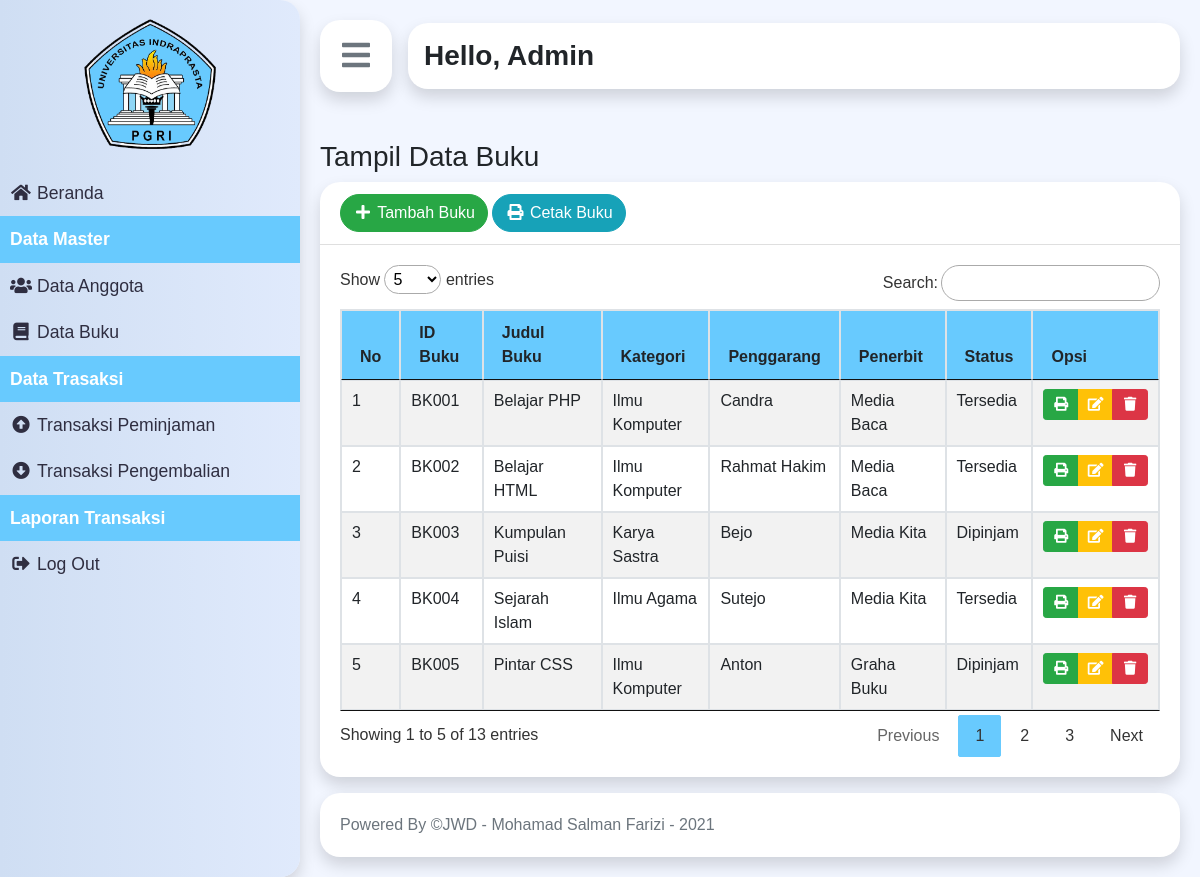
The app's page /index.php?p=buku (signed in) with its own data.
### tables this page shows
CREATE TABLE `tbbuku` (
  `idbuku` varchar(5) NOT NULL,
  `judulbuku` varchar(50) NOT NULL,
  `kategori` varchar(50) NOT NULL,
  `pengarang` varchar(40) NOT NULL,
  `penerbit` varchar(40) NOT NULL,
  `status` varchar(10) NOT NULL
);

### pages/buku.php (the view)
<?php
require('./controller/connection.php');
$buku = mysqli_query($con, "SELECT * FROM tbbuku");
?>
<div>
    <h3>Tampil Data Buku</h3>
</div>
<div class="card border-0 shadow">
    <div class="card-header">
        <a href="index.php?p=bukuCreate" class="btn btn-success rounded-pill"><i class="fas fa-fw fa-plus"></i> Tambah Buku</a>
        <a target="_blank" href="pages/cetakSemuaBuku.php" class="btn btn-info rounded-pill"><i class="fas fa-fw fa-print"></i> Cetak Buku</a>
    </div>
    <div class="card-body">
        <div class="table-responsive">
            <table id="dataTable" class="table table-bordered table-hover table-striped">
                <thead>
                    <tr class="bg-blue">
                        <th class="text-capitalize">No</th>
                        <th>ID Buku</th>
                        <th class="text-capitalize">Judul Buku</th>
                        <th class="text-capitalize">Kategori</th>
                        <th class="text-capitalize">Penggarang</th>
                        <th class="text-capitalize">Penerbit</th>
                        <th class="text-capitalize">Status</th>
                        <th class="text-capitalize">opsi</th>
                    </tr>
                </thead>
                <tbody>
                    <?php foreach ($buku as $key => $value) : ?>
                        <tr>
                            <td><?= $key + 1; ?></td>
                            <td><?= $value['idbuku']; ?></td>
                            <td><?= $value['judulbuku']; ?></td>
                            <td><?= $value['kategori']; ?></td>
                            <td><?= $value['pengarang']; ?></td>
                            <td><?= $value['penerbit']; ?></td>
                            <td><?= $value['status']; ?></td>
                            <td>
                                <div class="btn-group" role="group" aria-label="Basic example">
                                    <a target="_blank" href="pages/cetakBuku.php?id=<?= $value['idbuku']; ?>" class="btn btn-sm btn-success"><i class="fas fa-fw fa-print"></i></a>
                                    <a href="index.php?p=bukuEdit&id=<?= $value['idbuku']; ?>" class="btn btn-sm btn-warning"><i class="fas fa-fw fa-edit text-white"></i></a>
                                    <a href="index.php?p=bukuDelete&id=<?= $value['idbuku']; ?>" onclick="return confirm('Apakah anda yakin ingin menhapus buku ini ?');" class="btn btn-sm btn-danger"><i class="fas fa-fw fa-trash"></i></a>
                                </div>
                            </td>
                        </tr>
                    <?php endforeach; ?>
                </tbody>
            </table>
        </div>
    </div>
</div>

### asset/css/style.css (style rules this page uses)
body { font-family: "Poppins", sans-serif; background: #fafafa; }
.card { border-radius: 20px; }
.card-header { background-color: transparent; }
.bg-blue { background-color: #68cafe; }

### records on screen
tbbuku: idbuku "BK001", judulbuku "Belajar PHP", kategori "Ilmu Komputer", pengarang "Candra", penerbit "Media Baca", status "Tersedia"
tbbuku: idbuku "BK002", judulbuku "Belajar HTML", kategori "Ilmu Komputer", pengarang "Rahmat Hakim", penerbit "Media Baca", status "Tersedia"
tbbuku: idbuku "BK003", judulbuku "Kumpulan Puisi", kategori "Karya Sastra", pengarang "Bejo", penerbit "Media Kita", status "Dipinjam"
tbbuku: idbuku "BK004", judulbuku "Sejarah Islam", kategori "Ilmu Agama", pengarang "Sutejo", penerbit "Media Kita", status "Tersedia"
tbbuku: idbuku "BK005", judulbuku "Pintar CSS", kategori "Ilmu Komputer", pengarang "Anton", penerbit "Graha Buku", status "Dipinjam"

### other values on screen
$_SESSION['nama'] "Admin"
